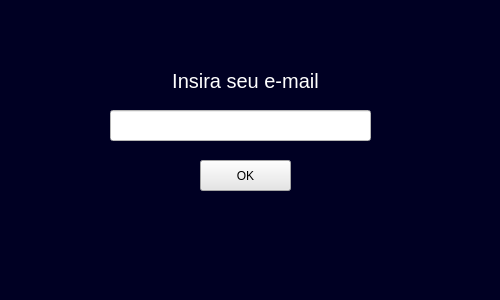
<?xml version="1.0" encoding="UTF-8"?>
<ui version="4.0">
 <class>MainWindow</class>
 <widget class="QMainWindow" name="MainWindow">
  <property name="enabled">
   <bool>true</bool>
  </property>
  <property name="geometry">
   <rect>
    <x>0</x>
    <y>0</y>
    <width>500</width>
    <height>300</height>
   </rect>
  </property>
  <property name="maximumSize">
   <size>
    <width>500</width>
    <height>300</height>
   </size>
  </property>
  <property name="windowTitle">
   <string>MainWindow</string>
  </property>
  <property name="styleSheet">
   <string notr="true">background-color: rgb(0, 0, 35);</string>
  </property>
  <widget class="QWidget" name="centralwidget">
   <widget class="QLineEdit" name="lineEdit">
    <property name="geometry">
     <rect>
      <x>110</x>
      <y>110</y>
      <width>261</width>
      <height>31</height>
     </rect>
    </property>
    <property name="styleSheet">
     <string notr="true">background-color: rgb(255, 255, 255);
</string>
    </property>
    <property name="text">
     <string/>
    </property>
   </widget>
   <widget class="QLabel" name="loginLabel">
    <property name="geometry">
     <rect>
      <x>150</x>
      <y>70</y>
      <width>191</width>
      <height>21</height>
     </rect>
    </property>
    <property name="font">
     <font>
      <family>Segoe UI</family>
      <pointsize>15</pointsize>
     </font>
    </property>
    <property name="styleSheet">
     <string notr="true">color: rgb(255, 255, 255);</string>
    </property>
    <property name="text">
     <string>Insira seu e-mail</string>
    </property>
    <property name="alignment">
     <set>Qt::AlignCenter</set>
    </property>
   </widget>
   <widget class="QPushButton" name="pushButton">
    <property name="geometry">
     <rect>
      <x>200</x>
      <y>160</y>
      <width>91</width>
      <height>31</height>
     </rect>
    </property>
    <property name="styleSheet">
     <string notr="true">background-color: rgb(230, 230, 230);</string>
    </property>
    <property name="text">
     <string>OK</string>
    </property>
   </widget>
  </widget>
  <widget class="QMenuBar" name="menubar">
   <property name="geometry">
    <rect>
     <x>0</x>
     <y>0</y>
     <width>500</width>
     <height>20</height>
    </rect>
   </property>
  </widget>
  <widget class="QStatusBar" name="statusbar"/>
 </widget>
 <resources/>
 <connections/>
</ui>
